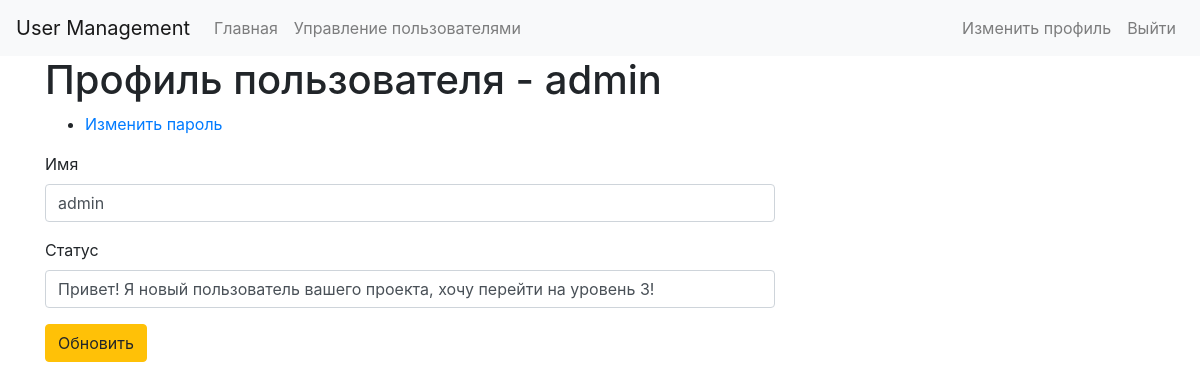
Page /users/edit.php?id=1 (signed in) on the committed database.
### tables this page shows
CREATE TABLE `users` (
  `id` int(11) NOT NULL,
  `email` varchar(255) NOT NULL,
  `username` varchar(255) NOT NULL,
  `password` varchar(255) NOT NULL,
  `group_id` int(255) NOT NULL DEFAULT 1,
  `date` date NOT NULL,
  `status` varchar(255) NOT NULL
);

### classes/Database.php (called while the page is built, shortened)
<?php
class Database
{
    private static $instance = NULL;
    private $pdo, $query, $error = false;
    private function __construct()
    {
        try{
        $this->pdo = new PDO('mysql:host='.Config::get('mysql.host').';dbname=' .Config::get('mysql.database'), Config::get('mysql.username'), Config::get('mysql.password'));
        } catch(PDOException $exception){
            die($exception->getMessage());
        }
    }
    public static function getInstance()
    {
        if(!self::$instance){
            self::$instance = new Database();
        }
        return self::$instance;
    }
    public function query($sql, $params = [])
    {
        $this->error = false;
        $this->query = $this->pdo->prepare($sql);
        if(count($params)){
            $i = 1;
            foreach($params as $param){
                $this->query->bindValue($i, $param);
                $i++;
            }
        }
        if(!$this->query->execute()){
            $this->error = true;
        } else {
            $this->results = $this->query->fetchAll(PDO::FETCH_OBJ);
            $this->count = $this->query->rowCount();
        }
        return $this;
    }
    public function get($table, $where = [])
    {
        return $this->action('SELECT *', $table, $where);
    }
    public function action($action, $table, $where = [])
    {
       $operators = ['>', '<', '=', '>=', '<=', '!='];
       $field = $where[0];
       $operator = $where[1];
       $value = $where[2];
       if(count($where) === 3){
            if(in_array($operator, $operators)){
                $sql = "{$action} FROM {$table} WHERE {$field} {$operator} ?";
                if(!$this->query($sql, [$value])->error()){
                    return $this;
                }
            }
       }
    }
    public function first()
    {
        return $this->results()[0];
    }
    public function results()
    {
        return $this->results;
    }
    public function count()
    {
        return $this->count;
    }
    public function error()
    {
        return $this->error;
    }
}

### classes/Config.php (called while the page is built)
<?php
class Config
{
    public static function get($path = null)
    {
        if($path){
            $path = explode('.', $path);
            $config = $GLOBALS['config'];
            foreach($path as $item){
                if (isset($config[$item])){
                    $config = $config[$item];
                }
            }
            return $config;
        }
        return false;
    }
}

### classes/User.php (called while the page is built, shortened)
<?php
class User {
    private $db = null, $data, $isLoggedIn, $session_name, $cookieName, $users_table;
    public function __construct($user = null)
    {
        $this->db = Database::getInstance();
        $this->session_name = Config::get('session.user_session');
        $this->users_table = Config::get('mysql.users_table');
        if(!$user){
            if(Session::exists($this->session_name)){
                $user = Session::get($this->session_name);
                if($this->find($user)){
                    $this->isLoggedIn = true;
                }
            }
        }else{
            $this->find($user);
        }
    }
    public function find($value = null)
    {
        if(is_numeric($value)){
            $this->data = $this->db->get($this->users_table, ['id', '=', $value])->first();
        }else{
            $this->data = $this->db->get($this->users_table, ['email', '=', $value])->first();
        }
        if($this->data){
            return true;
        }
        return false;
    }
    public function data()
    {
        return $this->data;
    }
    public function hasPermissions($key = null)
    {
        $group = $this->db->get('groups', ['id', '=', $this->data()->group_id]);
        if($group->count()){
            $permissions = $group->first()->permissions;
            $permissions = json_decode($permissions, true);
            if($permissions[$key]){
                return true;
            }
        }
        return false;
    }
}

### classes/Input.php (called while the page is built, shortened)
<?php
class Input
{
    public static function get($item = null)
    {
        if(isset($_POST[$item])){
            return ($_POST[$item] == 'on') ? 'checked' : $_POST[$item];
        } elseif(isset($_GET[$item])){
            return ($_GET[$item] == 'on') ? 'checked' : $_GET[$item];
        }
        return '';
    }
}

### users/edit.php (the view, shortened to what this page needs)
<?php
$user = new User;
if(!$user->isLoggedIn()){
    Redirect::to('../login.php');
} else {
  if (Input::get('id') == $user->data()->id || $user->hasPermissions('admin')){
    $anotherUser = new User(Input::get('id'));
    $link = Output::links(['/users/edit.php', '/logout.php'], $user->data()->id);
  } else {
    Redirect::to('../index.php');
  }
}
?>
<!DOCTYPE html>
<html lang="en">
<head>
  <link rel="stylesheet" href="https://stackpath.bootstrapcdn.com/bootstrap/4.4.1/css/bootstrap.min.css">
</head>
<body>
    <nav class="navbar navbar-expand-lg navbar-light bg-light">
        <a class="navbar-brand" href="#">User Management</a>
        <div class="collapse navbar-collapse" id="navbarSupportedContent">
          <ul class="navbar-nav mr-auto">
            <li class="nav-item">
              <a class="nav-link" href="/">Главная</a>
            </li>
            <?php if($user->hasPermissions('admin')): ?>
            <li class="nav-item">
              <a class="nav-link" href="/users/index.php">Управление пользователями</a>
            </li>
            <?php endif; ?>
          </ul>
          <ul class="navbar-nav">
          <? echo $link; ?>
          </ul>
        </div>
    </nav>
   <div class="container">
     <div class="row">
       <div class="col-md-8">
         <h1>Профиль пользователя - <?php echo $anotherUser->data()->username ?></h1>
         <ul>
           <li><a href="/changepassword.php?id=<?php echo Input::get('id') ?>">Изменить пароль</a></li>
         </ul>
         <form action="" class="form" method="post">
           <div class="form-group">
             <label for="username">Имя</label>
             <input type="text" id="username" class="form-control" value="<?php echo $anotherUser->data()->username ?>" name = "username">
           </div>
           <div class="form-group">
             <label for="status">Статус</label>
             <input type="text" id="status" class="form-control" value="<?php echo $anotherUser->data()->status ?>" name = "status">
           </div>
           <div class="form-group">
             <button class="btn btn-warning">Обновить</button>
           </div>
         </form>
       </div>
     </div>
   </div>
</body>
</html>

### classes/Output.php (shortened to what this page needs)
<?php
class Output
{
    public static function links($links =[], $id = null)
    {
        $result = '';
        foreach ($links as $link){
            switch($link){
                case ('/logout.php'):
                    $result .= "<li class=\"nav-item\"><a href=\"{$link}\" class=\"nav-link\">Выйти</a></li>";
                break;
                case ('/users/edit.php'):
                    $result .= "<li class=\"nav-item\"><a href=\"{$link}?id={$id}\" class=\"nav-link\">Изменить профиль</a></li>";
                break;
            }
        }
        return $result;
    }
}

### rows in the picture
users: username "admin", status "Привет! Я новый пользователь вашего проекта, хочу перейти на уровень 3!"
